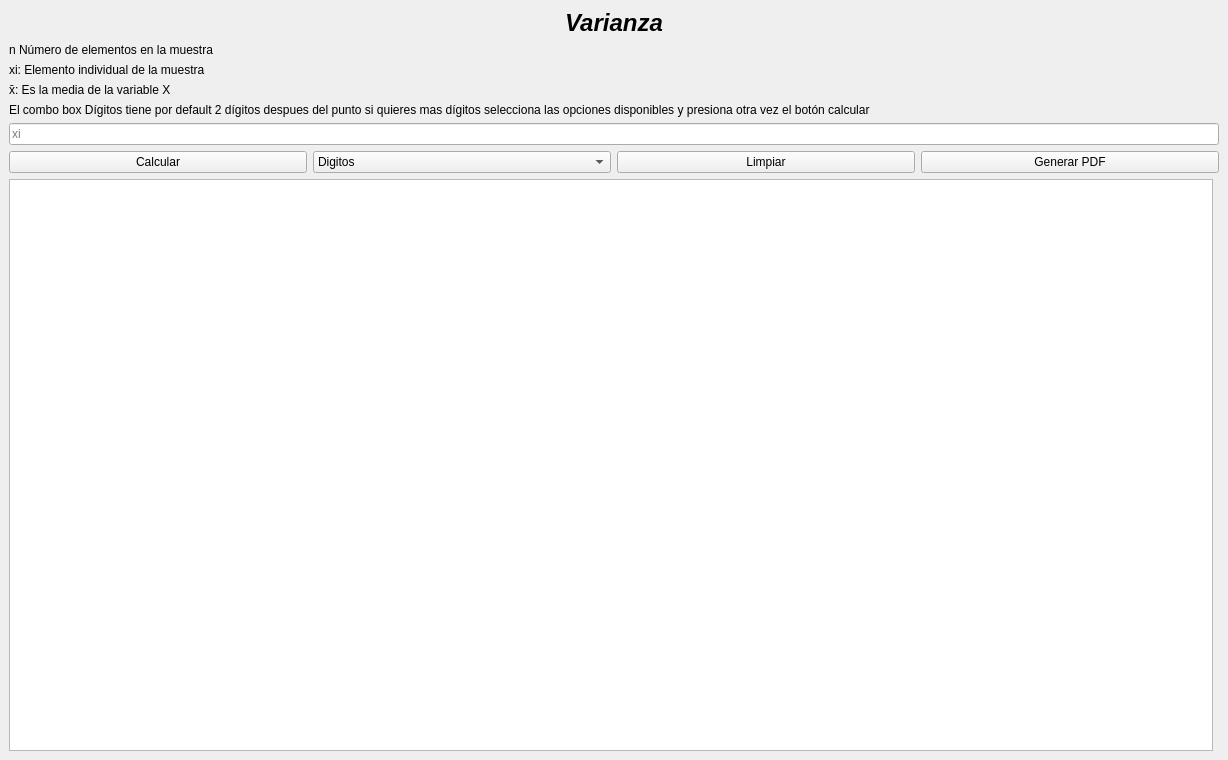
<?xml version="1.0" encoding="UTF-8"?>
<ui version="4.0">
 <class>MainWindow</class>
 <widget class="QMainWindow" name="MainWindow">
  <property name="windowModality">
   <enum>Qt::WindowModal</enum>
  </property>
  <property name="geometry">
   <rect>
    <x>0</x>
    <y>0</y>
    <width>1228</width>
    <height>760</height>
   </rect>
  </property>
  <property name="windowTitle">
   <string>Varianza</string>
  </property>
  <property name="styleSheet">
   <string notr="true">font: 16pt &quot;Segoe UI&quot;;

width: 70%;</string>
  </property>
  <widget class="QWidget" name="centralwidget">
   <layout class="QVBoxLayout" name="verticalLayout">
    <item>
     <widget class="QLabel" name="label_title">
      <property name="font">
       <font>
        <family>Segoe UI</family>
        <pointsize>18</pointsize>
        <italic>true</italic>
        <bold>true</bold>
       </font>
      </property>
      <property name="styleSheet">
       <string notr="true">font: 700 italic 18pt &quot;Segoe UI&quot;;</string>
      </property>
      <property name="text">
       <string>Varianza</string>
      </property>
      <property name="alignment">
       <set>Qt::AlignCenter</set>
      </property>
     </widget>
    </item>
    <item>
     <widget class="QLabel" name="label">
      <property name="text">
       <string>n Número de elementos en la muestra</string>
      </property>
     </widget>
    </item>
    <item>
     <widget class="QLabel" name="label_2">
      <property name="text">
       <string>xi: Elemento individual de la muestra</string>
      </property>
     </widget>
    </item>
    <item>
     <widget class="QLabel" name="label_3">
      <property name="text">
       <string>x̄: Es la media de la variable X</string>
      </property>
     </widget>
    </item>
    <item>
     <widget class="QLabel" name="label_7">
      <property name="styleSheet">
       <string notr="true">font: 9pt &quot;Segoe UI&quot;;</string>
      </property>
      <property name="text">
       <string>El combo box Dígitos tiene por default 2 dígitos despues del punto si quieres mas dígitos selecciona las opciones disponibles y presiona otra vez el botón calcular</string>
      </property>
     </widget>
    </item>
    <item>
     <widget class="QLineEdit" name="txt_xi">
      <property name="placeholderText">
       <string>xi</string>
      </property>
     </widget>
    </item>
    <item>
     <layout class="QHBoxLayout" name="horizontalLayout_2">
      <item>
       <widget class="QPushButton" name="btn_calcular">
        <property name="text">
         <string>Calcular</string>
        </property>
       </widget>
      </item>
      <item>
       <widget class="QComboBox" name="cb_digitos">
        <item>
         <property name="text">
          <string>Digitos</string>
         </property>
        </item>
        <item>
         <property name="text">
          <string>3</string>
         </property>
        </item>
        <item>
         <property name="text">
          <string>4</string>
         </property>
        </item>
        <item>
         <property name="text">
          <string>5</string>
         </property>
        </item>
        <item>
         <property name="text">
          <string>Todos</string>
         </property>
        </item>
       </widget>
      </item>
      <item>
       <widget class="QPushButton" name="btn_limpiar">
        <property name="text">
         <string>Limpiar</string>
        </property>
       </widget>
      </item>
      <item>
       <widget class="QPushButton" name="btn_generar_pdf">
        <property name="text">
         <string>Generar PDF</string>
        </property>
       </widget>
      </item>
     </layout>
    </item>
    <item>
     <layout class="QHBoxLayout" name="horizontalLayout">
      <item>
       <widget class="QTextBrowser" name="tb_resultado"/>
      </item>
      <item>
       <layout class="QVBoxLayout" name="verticalLayout_2">
        <item>
         <widget class="QWidget" name="widgetGrafico" native="true"/>
        </item>
       </layout>
      </item>
     </layout>
    </item>
   </layout>
  </widget>
 </widget>
 <resources/>
 <connections/>
</ui>
